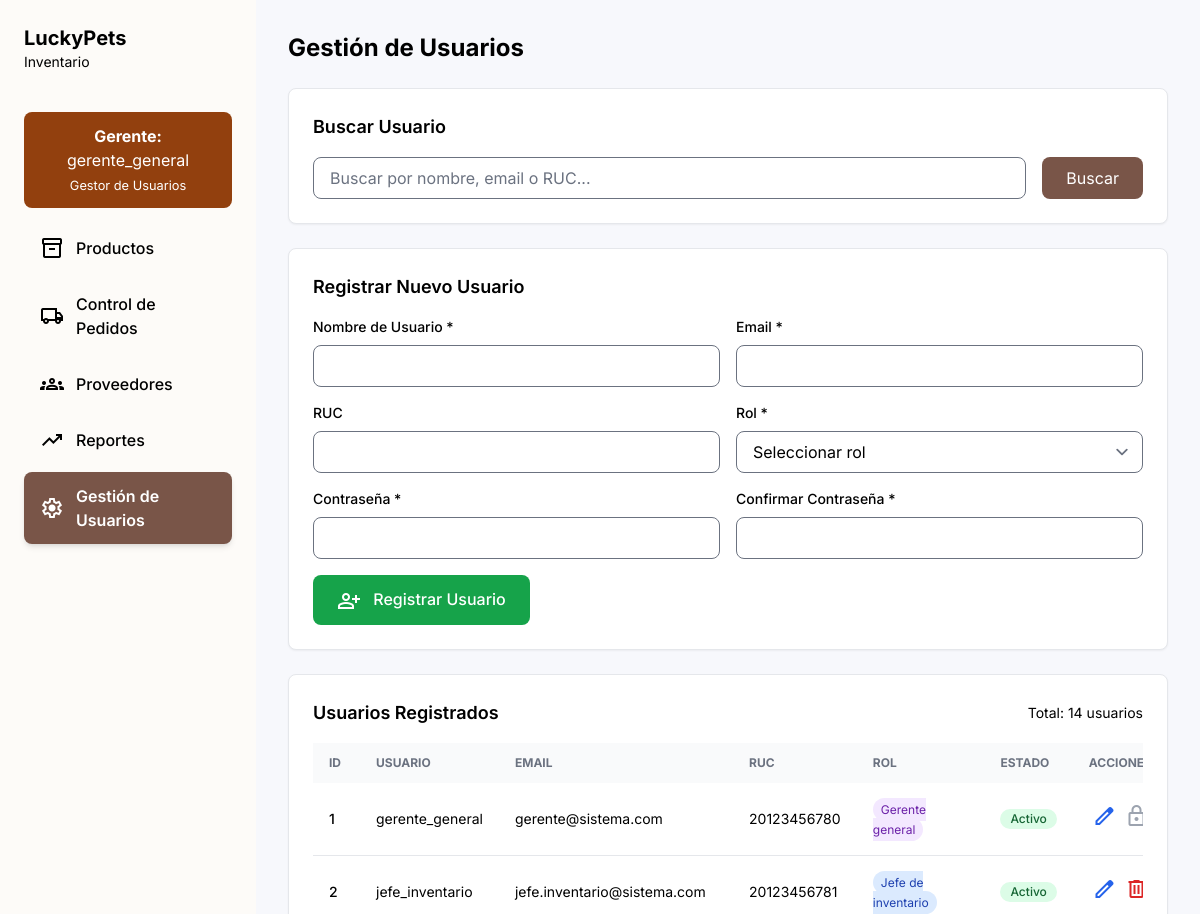
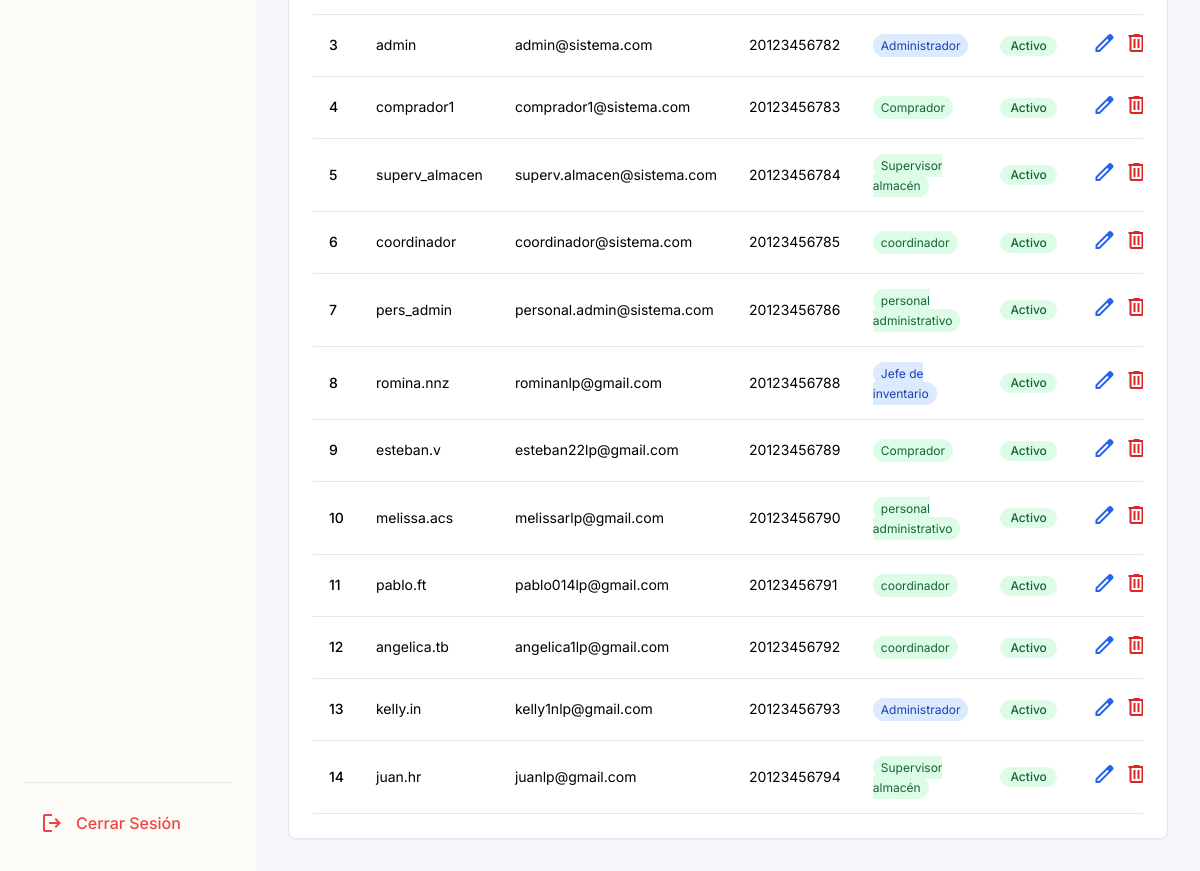
Page /vista/configuracion.php (signed in) on the committed database (2 pictures, top to bottom).
### tables this page shows
CREATE TABLE Usuarios (
  id_trabajador INT PRIMARY KEY,
  nombre_usuario VARCHAR(100) NOT NULL,
  RUC VARCHAR(20) NULL,
  rol_ID INT NOT NULL,
  EMAIL VARCHAR(100) NOT NULL,
  CONTRASEÑA VARCHAR(255) NOT NULL,
  estado VARCHAR(20) NULL,
  ultimo_log DATETIME NULL,
  CONSTRAINT FK_Usuarios_Roles FOREIGN KEY (rol_ID) REFERENCES Roles(rol_ID)
);

CREATE TABLE Roles (
  rol_ID INT PRIMARY KEY,
  nombre_rol VARCHAR(100) NOT NULL,
  descripcion VARCHAR(255) NULL
);

### vista/configuracion.php (the view, shortened to what this page needs)
<?php
function obtenerUsuarios($busqueda = '') {
    $conn = conectarDB();
    $sql = "SELECT u.*, r.nombre_rol
            FROM Usuarios u
            LEFT JOIN Roles r ON u.rol_ID = r.rol_ID
            WHERE u.estado = 'activo'";
    $sql .= " ORDER BY u.id_trabajador ASC";
    $stmt = $conn->prepare($sql);
    $stmt->execute();
    $result = $stmt->get_result();
    $usuarios = $result->fetch_all(MYSQLI_ASSOC);
    return $usuarios;
}
if ($_SERVER['REQUEST_METHOD'] === 'POST' && isset($_POST['buscar'])) {
    $busqueda = trim($_POST['busqueda']);
    $usuarios = obtenerUsuarios($busqueda);
} else {
    $usuarios = obtenerUsuarios();
    $busqueda = '';
}
?>
<!DOCTYPE html>
<html lang="es">
<head>
    <script src="https://cdn.tailwindcss.com?plugins=forms,typography"></script>
</head>
<body class="font-display bg-background-light dark:bg-background-dark text-text-light dark:text-text-dark">
<div class="flex min-h-screen">
    <aside class="w-64 flex-shrink-0 sidebar dark:bg-sidebar-dark p-6 flex flex-col justify-between">
        <div>
            <div class="flex justify-between items-center mb-10">
                <div>
                    <h1 class="text-xl font-bold text-text-light dark:text-text-dark">LuckyPets</h1>
                    <p class="text-sm text-text-secondary-light dark:text-text-secondary-dark">Inventario</p>
                </div>
            </div>
            <div class="bg-amber-800 text-white p-3 rounded-lg mb-4 text-center">
                <strong>Gerente:</strong> <?php echo htmlspecialchars($_SESSION['user']['username']); ?><br>
                <small>Gestor de Usuarios</small>
            </div>
            <nav class="space-y-2">
                <a class="flex items-center gap-3 px-4 py-3 text-text-secondary-light dark:text-text-secondary-dark hover:bg-gray-100 dark:hover:bg-gray-700 rounded-lg" href="productos.php">
                    <span class="material-symbols-outlined">inventory_2</span>
                    <span class="font-medium">Productos</span>
                </a>
                <a class="flex items-center gap-3 px-4 py-3 text-text-secondary-light dark:text-text-secondary-dark hover:bg-gray-100 dark:hover:bg-gray-700 rounded-lg" href="control_pedidos.php">
                    <span class="material-symbols-outlined">local_shipping</span>
                    <span class="font-medium">Control de Pedidos</span>
                </a>
                <a class="flex items-center gap-3 px-4 py-3 text-text-secondary-light dark:text-text-secondary-dark hover:bg-gray-100 dark:hover:bg-gray-700 rounded-lg" href="proveedores.php">
                    <span class="material-symbols-outlined">groups</span>
                    <span class="font-medium">Proveedores</span>
                </a>
                <a class="flex items-center gap-3 px-4 py-3 text-text-secondary-light dark:text-text-secondary-dark hover:bg-gray-100 dark:hover:bg-gray-700 rounded-lg" href="reportes.php">
                    <span class="material-symbols-outlined">trending_up</span>
                    <span class="font-medium">Reportes</span>
                </a>
                <a class="flex items-center gap-3 px-4 py-3 bg-primary text-white rounded-lg shadow-md" href="configuracion.php">
                    <span class="material-symbols-outlined">settings</span>
                    <span class="font-semibold">Gestión de Usuarios</span>
                </a>
            </nav>
        </div>
        <div class="space-y-2 border-t border-border-light dark:border-border-dark pt-4">
            <a class="flex items-center gap-3 px-4 py-3 text-red-500 hover:bg-red-50 dark:hover:bg-red-900/20 rounded-lg" href="../controlador/logout.php">
                <span class="material-symbols-outlined">logout</span>
                <span class="font-medium">Cerrar Sesión</span>
            </a>
        </div>
    </aside>
    <main class="flex-1 p-8 overflow-y-auto">
        <h1 class="text-2xl font-bold mb-6 text-text-light dark:text-text-dark">Gestión de Usuarios</h1>
        <div class="bg-surface-light dark:bg-surface-dark p-6 rounded-lg shadow-sm border border-border-light dark:border-border-dark mb-6">
            <h2 class="text-lg font-semibold mb-4">Buscar Usuario</h2>
            <form method="POST" class="flex gap-4">
                <input type="text" name="busqueda" value="<?php echo htmlspecialchars($busqueda); ?>"
                       placeholder="Buscar por nombre, email o RUC..."
                       class="flex-1 px-4 py-2 border border-border-light dark:border-border-dark rounded-lg bg-white dark:bg-gray-800">
                <button type="submit" name="buscar" class="px-6 py-2 bg-primary text-white rounded-lg hover:bg-amber-800">
                    Buscar
                </button>
            </form>
        </div>
        <div class="bg-surface-light dark:bg-surface-dark p-6 rounded-lg shadow-sm border border-border-light dark:border-border-dark mb-6">
            <h2 class="text-lg font-semibold mb-4">Registrar Nuevo Usuario</h2>
            <form id="formRegistro" method="POST" class="grid grid-cols-1 md:grid-cols-2 gap-4">
                <div>
                    <label class="block text-sm font-medium mb-2">Nombre de Usuario *</label>
                    <input type="text" name="nuevo_nombre_usuario" required
                           class="w-full px-4 py-2 border border-border-light dark:border-border-dark rounded-lg bg-white dark:bg-gray-800">
                </div>
                <div>
                    <label class="block text-sm font-medium mb-2">Email *</label>
                    <input type="email" name="nuevo_email" required
                           class="w-full px-4 py-2 border border-border-light dark:border-border-dark rounded-lg bg-white dark:bg-gray-800">
                </div>
                <div>
                    <label class="block text-sm font-medium mb-2">RUC</label>
                    <input type="text" name="nuevo_ruc"
                           class="w-full px-4 py-2 border border-border-light dark:border-border-dark rounded-lg bg-white dark:bg-gray-800">
                </div>
                <div>
                    <label class="block text-sm font-medium mb-2">Rol *</label>
                    <select name="nuevo_rol_id" required
                            class="w-full px-4 py-2 border border-border-light dark:border-border-dark rounded-lg bg-white dark:bg-gray-800">
                        <option value="">Seleccionar rol</option>
                    </select>
                </div>
                <div>
                    <label class="block text-sm font-medium mb-2">Contraseña *</label>
                    <input type="password" name="nuevo_contrasena" required
                           class="w-full px-4 py-2 border border-border-light dark:border-border-dark rounded-lg bg-white dark:bg-gray-800">
                </div>
                <div>
                    <label class="block text-sm font-medium mb-2">Confirmar Contraseña *</label>
                    <input type="password" name="confirmar_contrasena" required
                           class="w-full px-4 py-2 border border-border-light dark:border-border-dark rounded-lg bg-white dark:bg-gray-800">
                </div>
                <div class="md:col-span-2">
                    <button type="submit" name="registrar"
                            class="px-6 py-3 bg-green-600 text-white rounded-lg hover:bg-green-700 font-medium">
                        <span class="material-symbols-outlined align-middle mr-2">person_add</span>
                        Registrar Usuario
                    </button>
                </div>
            </form>
        </div>
        <div class="bg-surface-light dark:bg-surface-dark p-6 rounded-lg shadow-sm border border-border-light dark:border-border-dark">
            <div class="flex justify-between items-center mb-4">
                <h2 class="text-lg font-semibold">Usuarios Registrados</h2>
                <span class="text-sm text-text-secondary-light dark:text-text-secondary-dark">
                    Total: <?php echo count($usuarios); ?> usuarios
                </span>
            </div>
            <?php if (count($usuarios) > 0): ?>
                <div class="overflow-x-auto">
                    <table class="w-full text-sm text-left">
                        <thead class="text-xs text-gray-500 dark:text-gray-400 uppercase bg-gray-50 dark:bg-gray-800">
                            <tr>
                                <th class="py-3 px-4">ID</th>
                                <th class="py-3 px-4">Usuario</th>
                                <th class="py-3 px-4">Email</th>
                                <th class="py-3 px-4">RUC</th>
                                <th class="py-3 px-4">Rol</th>
                                <th class="py-3 px-4">Estado</th>
                                <th class="py-3 px-4 text-center">Acciones</th>
                            </tr>
                        </thead>
                        <tbody>
                            <?php foreach ($usuarios as $usuario): ?>
                                <tr class="border-b border-border-light dark:border-border-dark hover:bg-gray-50 dark:hover:bg-gray-800/50">
                                    <td class="py-4 px-4 font-medium"><?php echo $usuario['id_trabajador']; ?></td>
                                    <td class="py-4 px-4"><?php echo htmlspecialchars($usuario['nombre_usuario']); ?></td>
                                    <td class="py-4 px-4"><?php echo htmlspecialchars($usuario['EMAIL']); ?></td>
                                    <td class="py-4 px-4"><?php echo htmlspecialchars($usuario['RUC'] ?? 'N/A'); ?></td>
                                    <td class="py-4 px-4">
                                        <span class="px-2 py-1 text-xs rounded-full
                                            <?php echo $usuario['rol_ID'] == 1 ? 'bg-purple-100 text-purple-800 dark:bg-purple-900 dark:text-purple-300' :
                                                   ($usuario['rol_ID'] <= 3 ? 'bg-blue-100 text-blue-800 dark:bg-blue-900 dark:text-blue-300' :
                                                   'bg-green-100 text-green-800 dark:bg-green-900 dark:text-green-300'); ?>">
                                            <?php echo htmlspecialchars($usuario['nombre_rol'] ?? 'N/A'); ?>
                                        </span>
                                    </td>
                                    <td class="py-4 px-4">
                                        <span class="inline-flex items-center px-2.5 py-0.5 rounded-full text-xs font-medium
                                            <?php echo $usuario['estado'] == 'activo' ? 'bg-green-100 text-green-800 dark:bg-green-900 dark:text-green-300' :
                                                   'bg-red-100 text-red-800 dark:bg-red-900 dark:text-red-300'; ?>">
                                            <?php echo ucfirst($usuario['estado']); ?>
                                        </span>
                                    </td>
                                    <td class="py-4 px-4 text-center">
                                        <div class="flex justify-center space-x-2">
                                            <a href="configuracion.php?editar=<?php echo $usuario['id_trabajador']; ?>"
                                               class="text-blue-600 hover:text-blue-800 dark:text-blue-400 dark:hover:text-blue-300"
                                               title="Editar usuario">
                                                <span class="material-symbols-outlined">edit</span>
                                            </a>
                                            <?php if ($usuario['id_trabajador'] != 1): ?>
                                                <a href="configuracion.php?eliminar=<?php echo $usuario['id_trabajador']; ?>"
                                                   class="text-red-600 hover:text-red-800 dark:text-red-400 dark:hover:text-red-300"
                                                   title="Eliminar usuario"
                                                   onclick="return confirm('¿Está seguro de eliminar al usuario <?php echo addslashes($usuario['nombre_usuario']); ?>?')">
                                                    <span class="material-symbols-outlined">delete</span>
                                                </a>
                                            <?php else: ?>
                                                <span class="text-gray-400 cursor-not-allowed" title="No se puede eliminar al gerente principal">
                                                    <span class="material-symbols-outlined">lock</span>
                                                </span>
                                            <?php endif; ?>
                                        </div>
                                    </td>
                                </tr>
                            <?php endforeach; ?>
                        </tbody>
                    </table>
                </div>
            <?php endif; ?>
        </div>
    </main>
</div>
</body>
</html>

### vista/configuracion.php (style rules this page uses)
.material-symbols-outlined { font-variation-settings: 'FILL' 0, 'wght' 400, 'GRAD' 0, 'opsz' 24; }
.sidebar { background: #FDFBF8; }

### rows in the picture
usuarios: id_trabajador "1", nombre_usuario "gerente_general", EMAIL "gerente@sistema.com", RUC "20123456780", rol_ID.nombre_rol "Gerente general", estado "Activo"
usuarios: id_trabajador "2", nombre_usuario "jefe_inventario", EMAIL "jefe.inventario@sistema.com", RUC "20123456781", rol_ID.nombre_rol "Jefe de inventario", estado "Activo"
usuarios: id_trabajador "3", nombre_usuario "admin", EMAIL "admin@sistema.com", RUC "20123456782", rol_ID.nombre_rol "Administrador", estado "Activo"
usuarios: id_trabajador "4", nombre_usuario "comprador1", EMAIL "comprador1@sistema.com", RUC "20123456783", rol_ID.nombre_rol "Comprador", estado "Activo"
usuarios: id_trabajador "5", nombre_usuario "superv_almacen", EMAIL "superv.almacen@sistema.com", RUC "20123456784", rol_ID.nombre_rol "Supervisor almacén", estado "Activo"
usuarios: id_trabajador "6", nombre_usuario "coordinador", EMAIL "coordinador@sistema.com", RUC "20123456785", rol_ID.nombre_rol "coordinador", estado "Activo"
usuarios: id_trabajador "7", nombre_usuario "pers_admin", EMAIL "personal.admin@sistema.com", RUC "20123456786", rol_ID.nombre_rol "personal administrativo", estado "Activo"
usuarios: id_trabajador "8", nombre_usuario "romina.nnz", EMAIL "rominanlp@gmail.com", RUC "20123456788", rol_ID.nombre_rol "Jefe de inventario", estado "Activo"
usuarios: id_trabajador "9", nombre_usuario "esteban.v", EMAIL "esteban22lp@gmail.com", RUC "20123456789", rol_ID.nombre_rol "Comprador", estado "Activo"
usuarios: id_trabajador "10", nombre_usuario "melissa.acs", EMAIL "melissarlp@gmail.com", RUC "20123456790", rol_ID.nombre_rol "personal administrativo", estado "Activo"
usuarios: id_trabajador "11", nombre_usuario "pablo.ft", EMAIL "pablo014lp@gmail.com", RUC "20123456791", rol_ID.nombre_rol "coordinador", estado "Activo"
usuarios: id_trabajador "12", nombre_usuario "angelica.tb", EMAIL "angelica1lp@gmail.com", RUC "20123456792", rol_ID.nombre_rol "coordinador", estado "Activo"
usuarios: id_trabajador "13", nombre_usuario "kelly.in", EMAIL "kelly1nlp@gmail.com", RUC "20123456793", rol_ID.nombre_rol "Administrador", estado "Activo"
usuarios: id_trabajador "14", nombre_usuario "juan.hr", EMAIL "juanlp@gmail.com", RUC "20123456794", rol_ID.nombre_rol "Supervisor almacén", estado "Activo"

### other values in the picture
$_SESSION['user']['username'] "gerente_general"
count($usuarios) "14"
